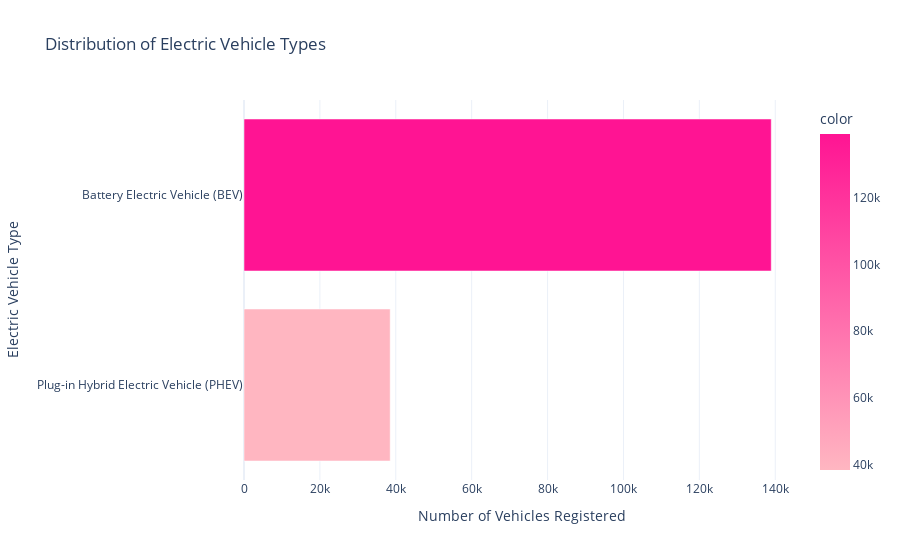

The notebook cell saved with this chart:
### Markdown cell above
The above graph compares the number of electric vehicles registered in various cities within three counties: King, Snohomish, and Pierce. The horizontal bars represent cities, and their length corresponds to the number of vehicles registered, colour-coded by county

### Code cell
ev_type_distribution = df['Electric Vehicle Type'].value_counts()

# Create a horizontal bar plot
fig = px.bar(y=ev_type_distribution.index, x=ev_type_distribution.values,
             orientation='h',
             labels={'x': 'Number of Vehicles Registered', 'y': 'Electric Vehicle Type'},
             title='Distribution of Electric Vehicle Types',
             color=ev_type_distribution.values,
             color_continuous_scale=[[0, 'rgb(255,182,193)'], [1, 'rgb(255,20,147)']])

fig.update_layout(yaxis=dict(categoryorder='total ascending'))
fig.show()

### Figure 1 — Plotly figure (JSON) as saved in the notebook; plotly's stock layout.template omitted (floating-point values rounded to 4 significant figures)
{"data": [{"alignmentgroup": "True", "hovertemplate": "Number of Vehicles Registered=%{x}<br>Electric Vehicle Type=%{y}<br>color=%{marker.color}<extra></extra>", "legendgroup": "", "marker": {"color": [138947, 38526], "coloraxis": "coloraxis", "pattern": {"shape": ""}}, "name": "", "offsetgroup": "", "orientation": "h", "showlegend": false, "textposition": "auto", "type": "bar", "x": [138947, 38526], "xaxis": "x", "y": ["Battery Electric Vehicle (BEV)", "Plug-in Hybrid Electric Vehicle (PHEV)"], "yaxis": "y"}], "layout": {"barmode": "relative", "coloraxis": {"colorbar": {"title": {"text": "color"}}, "colorscale": [[0, "rgb(255,182,193)"], [1, "rgb(255,20,147)"]]}, "legend": {"tracegroupgap": 0}, "title": {"text": "Distribution of Electric Vehicle Types"}, "xaxis": {"anchor": "y", "domain": [0, 1], "title": {"text": "Number of Vehicles Registered"}}, "yaxis": {"anchor": "x", "categoryorder": "total ascending", "domain": [0, 1], "title": {"text": "Electric Vehicle Type"}}}}
